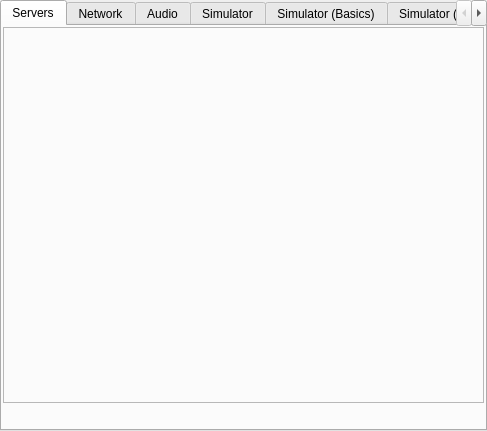
<?xml version="1.0" encoding="UTF-8"?>
<ui version="4.0">
 <class>CSettingsComponent</class>
 <widget class="QTabWidget" name="CSettingsComponent">
  <property name="geometry">
   <rect>
    <x>0</x>
    <y>0</y>
    <width>487</width>
    <height>431</height>
   </rect>
  </property>
  <property name="sizePolicy">
   <sizepolicy hsizetype="Preferred" vsizetype="Preferred">
    <horstretch>0</horstretch>
    <verstretch>0</verstretch>
   </sizepolicy>
  </property>
  <property name="windowTitle">
   <string>Settings</string>
  </property>
  <property name="currentIndex">
   <number>0</number>
  </property>
  <widget class="QWidget" name="tb_SettingsTrafficNetworkServers">
   <attribute name="title">
    <string>Servers</string>
   </attribute>
   <layout class="QVBoxLayout" name="vl_SettingsTrafficNetworkServers">
    <property name="spacing">
     <number>2</number>
    </property>
    <property name="leftMargin">
     <number>1</number>
    </property>
    <property name="topMargin">
     <number>1</number>
    </property>
    <property name="rightMargin">
     <number>1</number>
    </property>
    <property name="bottomMargin">
     <number>1</number>
    </property>
    <item>
     <widget class="BlackGui::Components::CSettingsNetworkServersComponent" name="comp_SettingsServersComponent">
      <property name="frameShape">
       <enum>QFrame::StyledPanel</enum>
      </property>
      <property name="frameShadow">
       <enum>QFrame::Raised</enum>
      </property>
     </widget>
    </item>
    <item>
     <spacer name="vs_SettingsTrafficNetworkServers">
      <property name="orientation">
       <enum>Qt::Vertical</enum>
      </property>
      <property name="sizeType">
       <enum>QSizePolicy::Fixed</enum>
      </property>
      <property name="sizeHint" stdset="0">
       <size>
        <width>20</width>
        <height>25</height>
       </size>
      </property>
     </spacer>
    </item>
   </layout>
  </widget>
  <widget class="QWidget" name="tb_SettingsTrafficNetwork">
   <attribute name="title">
    <string>Network</string>
   </attribute>
   <layout class="QVBoxLayout" name="vl_SettingsTrafficNetwork">
    <property name="spacing">
     <number>2</number>
    </property>
    <property name="leftMargin">
     <number>1</number>
    </property>
    <property name="topMargin">
     <number>1</number>
    </property>
    <property name="rightMargin">
     <number>1</number>
    </property>
    <property name="bottomMargin">
     <number>1</number>
    </property>
    <item>
     <widget class="BlackGui::Components::CSettingsNetworkComponent" name="comp_SettingsNetwork">
      <property name="frameShape">
       <enum>QFrame::StyledPanel</enum>
      </property>
      <property name="frameShadow">
       <enum>QFrame::Raised</enum>
      </property>
     </widget>
    </item>
   </layout>
  </widget>
  <widget class="QWidget" name="tb_SettingsAudio">
   <attribute name="title">
    <string>Audio</string>
   </attribute>
   <layout class="QVBoxLayout" name="vl_SettingsAudio">
    <property name="spacing">
     <number>2</number>
    </property>
    <property name="leftMargin">
     <number>1</number>
    </property>
    <property name="topMargin">
     <number>1</number>
    </property>
    <property name="rightMargin">
     <number>1</number>
    </property>
    <property name="bottomMargin">
     <number>1</number>
    </property>
    <item>
     <widget class="BlackGui::Components::CAudioSetupComponent" name="comp_AudioSetup">
      <property name="frameShape">
       <enum>QFrame::StyledPanel</enum>
      </property>
      <property name="frameShadow">
       <enum>QFrame::Raised</enum>
      </property>
     </widget>
    </item>
   </layout>
  </widget>
  <widget class="QWidget" name="tb_SettingsSimulator">
   <attribute name="title">
    <string>Simulator</string>
   </attribute>
   <layout class="QVBoxLayout" name="vl_SettingsSimulator">
    <property name="spacing">
     <number>2</number>
    </property>
    <property name="leftMargin">
     <number>1</number>
    </property>
    <property name="topMargin">
     <number>1</number>
    </property>
    <property name="rightMargin">
     <number>1</number>
    </property>
    <property name="bottomMargin">
     <number>1</number>
    </property>
    <item>
     <widget class="BlackGui::Components::CSettingsSimulatorComponent" name="comp_SettingsSimulator">
      <property name="frameShape">
       <enum>QFrame::StyledPanel</enum>
      </property>
      <property name="frameShadow">
       <enum>QFrame::Raised</enum>
      </property>
     </widget>
    </item>
   </layout>
  </widget>
  <widget class="QWidget" name="tb_SettingsSimulatorBasics">
   <attribute name="title">
    <string>Simulator (Basics)</string>
   </attribute>
   <layout class="QVBoxLayout" name="vl_SettingsSimulatorBascis">
    <property name="spacing">
     <number>2</number>
    </property>
    <property name="leftMargin">
     <number>1</number>
    </property>
    <property name="topMargin">
     <number>1</number>
    </property>
    <property name="rightMargin">
     <number>1</number>
    </property>
    <property name="bottomMargin">
     <number>1</number>
    </property>
    <item>
     <widget class="BlackGui::Components::CSettingsSimulatorBasicsComponent" name="comp_SettingsSimulatorBasics">
      <property name="frameShape">
       <enum>QFrame::StyledPanel</enum>
      </property>
      <property name="frameShadow">
       <enum>QFrame::Raised</enum>
      </property>
     </widget>
    </item>
    <item>
     <spacer name="vs_SettingsSimulatorBasics">
      <property name="orientation">
       <enum>Qt::Vertical</enum>
      </property>
      <property name="sizeType">
       <enum>QSizePolicy::Fixed</enum>
      </property>
      <property name="sizeHint" stdset="0">
       <size>
        <width>20</width>
        <height>25</height>
       </size>
      </property>
     </spacer>
    </item>
   </layout>
  </widget>
  <widget class="QWidget" name="tb_SettingsSimulatorMessages">
   <attribute name="title">
    <string>Simulator (messages)</string>
   </attribute>
   <layout class="QVBoxLayout" name="vl_SettingsSimulatorMessages">
    <property name="spacing">
     <number>2</number>
    </property>
    <property name="leftMargin">
     <number>1</number>
    </property>
    <property name="topMargin">
     <number>1</number>
    </property>
    <property name="rightMargin">
     <number>1</number>
    </property>
    <property name="bottomMargin">
     <number>1</number>
    </property>
    <item>
     <widget class="BlackGui::Components::CSettingsSimulatorMessagesComponent" name="comp_SettingsSimulatorMessages">
      <property name="frameShape">
       <enum>QFrame::StyledPanel</enum>
      </property>
      <property name="frameShadow">
       <enum>QFrame::Raised</enum>
      </property>
     </widget>
    </item>
    <item>
     <spacer name="vs_SettingsSimulatorMessages">
      <property name="orientation">
       <enum>Qt::Vertical</enum>
      </property>
      <property name="sizeType">
       <enum>QSizePolicy::Fixed</enum>
      </property>
      <property name="sizeHint" stdset="0">
       <size>
        <width>20</width>
        <height>25</height>
       </size>
      </property>
     </spacer>
    </item>
   </layout>
  </widget>
  <widget class="QWidget" name="tb_SettingsGui">
   <attribute name="title">
    <string>GUI</string>
   </attribute>
   <layout class="QVBoxLayout" name="vl_SettingsGui">
    <property name="leftMargin">
     <number>3</number>
    </property>
    <property name="topMargin">
     <number>3</number>
    </property>
    <property name="rightMargin">
     <number>3</number>
    </property>
    <property name="bottomMargin">
     <number>1</number>
    </property>
    <item>
     <layout class="QFormLayout" name="fl_SettingsGui">
      <property name="fieldGrowthPolicy">
       <enum>QFormLayout::AllNonFixedFieldsGrow</enum>
      </property>
      <item row="0" column="0" colspan="2">
       <widget class="QGroupBox" name="gb_GuiGeneral">
        <property name="title">
         <string>General</string>
        </property>
        <layout class="QFormLayout" name="fl_GuiGeneral">
         <item row="0" column="0">
          <widget class="QLabel" name="lbl_SettingsGuiOpacity">
           <property name="text">
            <string>Opacity (0-100%)</string>
           </property>
          </widget>
         </item>
         <item row="0" column="1">
          <widget class="QSlider" name="hs_SettingsGuiOpacity">
           <property name="sizePolicy">
            <sizepolicy hsizetype="Preferred" vsizetype="Fixed">
             <horstretch>0</horstretch>
             <verstretch>0</verstretch>
            </sizepolicy>
           </property>
           <property name="maximum">
            <number>100</number>
           </property>
           <property name="singleStep">
            <number>10</number>
           </property>
           <property name="value">
            <number>100</number>
           </property>
           <property name="orientation">
            <enum>Qt::Horizontal</enum>
           </property>
          </widget>
         </item>
        </layout>
       </widget>
      </item>
      <item row="1" column="0" colspan="2">
       <widget class="QGroupBox" name="gb_Font">
        <property name="title">
         <string>Font</string>
        </property>
        <layout class="QFormLayout" name="fl_GuiFont">
         <item row="0" column="0">
          <widget class="QLabel" name="lbl_SettingsGuiFont">
           <property name="text">
            <string>Font</string>
           </property>
          </widget>
         </item>
         <item row="0" column="1">
          <widget class="QFontComboBox" name="cb_SettingsGuiFont">
           <property name="sizeAdjustPolicy">
            <enum>QComboBox::AdjustToMinimumContentsLength</enum>
           </property>
          </widget>
         </item>
         <item row="1" column="0">
          <widget class="QLabel" name="lbl_SettingsGuiFontSize">
           <property name="text">
            <string>Font size (pt)</string>
           </property>
          </widget>
         </item>
         <item row="1" column="1">
          <widget class="QComboBox" name="cb_SettingsGuiFontSize">
           <property name="maximumSize">
            <size>
             <width>150</width>
             <height>16777215</height>
            </size>
           </property>
           <item>
            <property name="text">
             <string>6</string>
            </property>
           </item>
           <item>
            <property name="text">
             <string>7</string>
            </property>
           </item>
           <item>
            <property name="text">
             <string>8</string>
            </property>
           </item>
           <item>
            <property name="text">
             <string>9</string>
            </property>
           </item>
           <item>
            <property name="text">
             <string>10</string>
            </property>
           </item>
           <item>
            <property name="text">
             <string>11</string>
            </property>
           </item>
           <item>
            <property name="text">
             <string>12</string>
            </property>
           </item>
           <item>
            <property name="text">
             <string>14</string>
            </property>
           </item>
           <item>
            <property name="text">
             <string>16</string>
            </property>
           </item>
          </widget>
         </item>
         <item row="2" column="0">
          <widget class="QLabel" name="lbl_SettingsGuiFontStyle">
           <property name="text">
            <string>Font style</string>
           </property>
          </widget>
         </item>
         <item row="2" column="1">
          <widget class="QComboBox" name="cb_SettingsGuiFontStyle">
           <property name="maximumSize">
            <size>
             <width>150</width>
             <height>16777215</height>
            </size>
           </property>
           <item>
            <property name="text">
             <string>normal</string>
            </property>
           </item>
           <item>
            <property name="text">
             <string>bold</string>
            </property>
           </item>
           <item>
            <property name="text">
             <string>italic</string>
            </property>
           </item>
           <item>
            <property name="text">
             <string>bold italic</string>
            </property>
           </item>
          </widget>
         </item>
         <item row="3" column="0">
          <widget class="QLabel" name="lbl_SettingsGuiFontColor">
           <property name="text">
            <string>Font color</string>
           </property>
          </widget>
         </item>
         <item row="3" column="1">
          <widget class="QWidget" name="wi_FontColor" native="true">
           <layout class="QHBoxLayout" name="hl_FontColor">
            <property name="leftMargin">
             <number>0</number>
            </property>
            <property name="topMargin">
             <number>0</number>
            </property>
            <property name="rightMargin">
             <number>0</number>
            </property>
            <property name="bottomMargin">
             <number>0</number>
            </property>
            <item>
             <widget class="QLineEdit" name="le_SettingsGuiFontColor">
              <property name="maxLength">
               <number>200</number>
              </property>
              <property name="readOnly">
               <bool>true</bool>
              </property>
             </widget>
            </item>
            <item>
             <widget class="QToolButton" name="tb_SettingsGuiFontColor">
              <property name="text">
               <string>...</string>
              </property>
             </widget>
            </item>
           </layout>
          </widget>
         </item>
        </layout>
       </widget>
      </item>
      <item row="2" column="0" colspan="2">
       <widget class="QGroupBox" name="gb_ViewRefreshTimes">
        <property name="title">
         <string>View refresh times</string>
        </property>
        <layout class="QFormLayout" name="fl_ViewRefreshTimes">
         <item row="0" column="0">
          <widget class="QLabel" name="lbl_SettingsGuiAircraftRefreshTime">
           <property name="toolTip">
            <string>Aircraft refresh time (5-30s)</string>
           </property>
           <property name="text">
            <string>Aircraft rt (5-30s)</string>
           </property>
          </widget>
         </item>
         <item row="0" column="1">
          <widget class="QSlider" name="hs_SettingsGuiAircraftRefreshTime">
           <property name="sizePolicy">
            <sizepolicy hsizetype="Preferred" vsizetype="Fixed">
             <horstretch>0</horstretch>
             <verstretch>0</verstretch>
            </sizepolicy>
           </property>
           <property name="minimum">
            <number>5</number>
           </property>
           <property name="maximum">
            <number>30</number>
           </property>
           <property name="singleStep">
            <number>5</number>
           </property>
           <property name="pageStep">
            <number>5</number>
           </property>
           <property name="value">
            <number>10</number>
           </property>
           <property name="orientation">
            <enum>Qt::Horizontal</enum>
           </property>
           <property name="tickPosition">
            <enum>QSlider::NoTicks</enum>
           </property>
          </widget>
         </item>
         <item row="1" column="0">
          <widget class="QLabel" name="lbl_SettingsGuiAtcRefreshTime">
           <property name="toolTip">
            <string>ATC refresh time (5-30s)</string>
           </property>
           <property name="text">
            <string>ATC rt (5-30s)</string>
           </property>
          </widget>
         </item>
         <item row="1" column="1">
          <widget class="QSlider" name="hs_SettingsGuiAtcRefreshTime">
           <property name="sizePolicy">
            <sizepolicy hsizetype="Preferred" vsizetype="Fixed">
             <horstretch>0</horstretch>
             <verstretch>0</verstretch>
            </sizepolicy>
           </property>
           <property name="minimum">
            <number>5</number>
           </property>
           <property name="maximum">
            <number>30</number>
           </property>
           <property name="singleStep">
            <number>5</number>
           </property>
           <property name="pageStep">
            <number>5</number>
           </property>
           <property name="value">
            <number>10</number>
           </property>
           <property name="orientation">
            <enum>Qt::Horizontal</enum>
           </property>
          </widget>
         </item>
         <item row="2" column="0">
          <widget class="QLabel" name="lbl_SettingsGuiUserRefreshTime">
           <property name="toolTip">
            <string>User refresh time (5-30s)</string>
           </property>
           <property name="text">
            <string>User rt (5-30s)</string>
           </property>
          </widget>
         </item>
         <item row="2" column="1">
          <widget class="QSlider" name="hs_SettingsGuiUserRefreshTime">
           <property name="sizePolicy">
            <sizepolicy hsizetype="Preferred" vsizetype="Fixed">
             <horstretch>0</horstretch>
             <verstretch>0</verstretch>
            </sizepolicy>
           </property>
           <property name="minimum">
            <number>5</number>
           </property>
           <property name="maximum">
            <number>30</number>
           </property>
           <property name="singleStep">
            <number>5</number>
           </property>
           <property name="pageStep">
            <number>5</number>
           </property>
           <property name="value">
            <number>10</number>
           </property>
           <property name="orientation">
            <enum>Qt::Horizontal</enum>
           </property>
          </widget>
         </item>
        </layout>
        <zorder>lbl_SettingsGuiUserRefreshTime</zorder>
        <zorder>lbl_SettingsGuiAtcRefreshTime</zorder>
        <zorder>lbl_SettingsGuiAircraftRefreshTime</zorder>
        <zorder>hs_SettingsGuiUserRefreshTime</zorder>
        <zorder>hs_SettingsGuiAtcRefreshTime</zorder>
        <zorder>hs_SettingsGuiAircraftRefreshTime</zorder>
       </widget>
      </item>
      <item row="5" column="1">
       <widget class="QWidget" name="qw_SettingsGuiFont" native="true">
        <layout class="QHBoxLayout" name="hl_SettingsGuiFontColor">
         <property name="spacing">
          <number>3</number>
         </property>
         <property name="leftMargin">
          <number>0</number>
         </property>
         <property name="topMargin">
          <number>0</number>
         </property>
         <property name="rightMargin">
          <number>0</number>
         </property>
         <property name="bottomMargin">
          <number>0</number>
         </property>
        </layout>
       </widget>
      </item>
     </layout>
    </item>
   </layout>
  </widget>
  <widget class="QWidget" name="tb_SettingsHotkeys">
   <property name="sizePolicy">
    <sizepolicy hsizetype="Preferred" vsizetype="Preferred">
     <horstretch>0</horstretch>
     <verstretch>0</verstretch>
    </sizepolicy>
   </property>
   <attribute name="title">
    <string>Hotkeys</string>
   </attribute>
   <layout class="QVBoxLayout" name="vl_SettingsMisc">
    <property name="spacing">
     <number>2</number>
    </property>
    <property name="leftMargin">
     <number>1</number>
    </property>
    <property name="topMargin">
     <number>1</number>
    </property>
    <property name="rightMargin">
     <number>1</number>
    </property>
    <property name="bottomMargin">
     <number>1</number>
    </property>
    <item>
     <widget class="BlackGui::Components::CSettingsHotkeyComponent" name="comp_SettingsHotkeysComponent">
      <property name="sizePolicy">
       <sizepolicy hsizetype="Preferred" vsizetype="Preferred">
        <horstretch>0</horstretch>
        <verstretch>0</verstretch>
       </sizepolicy>
      </property>
      <property name="frameShape">
       <enum>QFrame::StyledPanel</enum>
      </property>
      <property name="frameShadow">
       <enum>QFrame::Raised</enum>
      </property>
     </widget>
    </item>
   </layout>
  </widget>
  <widget class="QWidget" name="tb_SettingsAdvanced">
   <attribute name="title">
    <string>Advanced</string>
   </attribute>
   <layout class="QVBoxLayout" name="verticalLayout">
    <item>
     <widget class="BlackGui::Components::CSettingsAdvancedComponent" name="comp_SettingsAdvancedComponent">
      <property name="frameShape">
       <enum>QFrame::StyledPanel</enum>
      </property>
      <property name="frameShadow">
       <enum>QFrame::Raised</enum>
      </property>
     </widget>
    </item>
   </layout>
  </widget>
 </widget>
 <customwidgets>
  <customwidget>
   <class>BlackGui::Components::CAudioSetupComponent</class>
   <extends>QFrame</extends>
   <header>blackgui/components/audiosetupcomponent.h</header>
   <container>1</container>
  </customwidget>
  <customwidget>
   <class>BlackGui::Components::CSettingsAdvancedComponent</class>
   <extends>QFrame</extends>
   <header>blackgui/components/settingsadvancedcomponent.h</header>
   <container>1</container>
  </customwidget>
  <customwidget>
   <class>BlackGui::Components::CSettingsSimulatorComponent</class>
   <extends>QFrame</extends>
   <header>blackgui/components/settingssimulatorcomponent.h</header>
   <container>1</container>
  </customwidget>
  <customwidget>
   <class>BlackGui::Components::CSettingsNetworkServersComponent</class>
   <extends>QFrame</extends>
   <header>blackgui/components/settingsnetworkserverscomponent.h</header>
   <container>1</container>
  </customwidget>
  <customwidget>
   <class>BlackGui::Components::CSettingsNetworkComponent</class>
   <extends>QFrame</extends>
   <header>blackgui/components/settingsnetworkcomponent.h</header>
   <container>1</container>
  </customwidget>
  <customwidget>
   <class>BlackGui::Components::CSettingsHotkeyComponent</class>
   <extends>QFrame</extends>
   <header>blackgui/components/settingshotkeycomponent.h</header>
   <container>1</container>
  </customwidget>
  <customwidget>
   <class>BlackGui::Components::CSettingsSimulatorBasicsComponent</class>
   <extends>QFrame</extends>
   <header>blackgui/components/settingssimulatorbasicscomponent.h</header>
   <container>1</container>
  </customwidget>
  <customwidget>
   <class>BlackGui::Components::CSettingsSimulatorMessagesComponent</class>
   <extends>QFrame</extends>
   <header>blackgui/components/settingssimulatormessagescomponent.h</header>
   <container>1</container>
  </customwidget>
 </customwidgets>
 <resources/>
 <connections/>
</ui>
